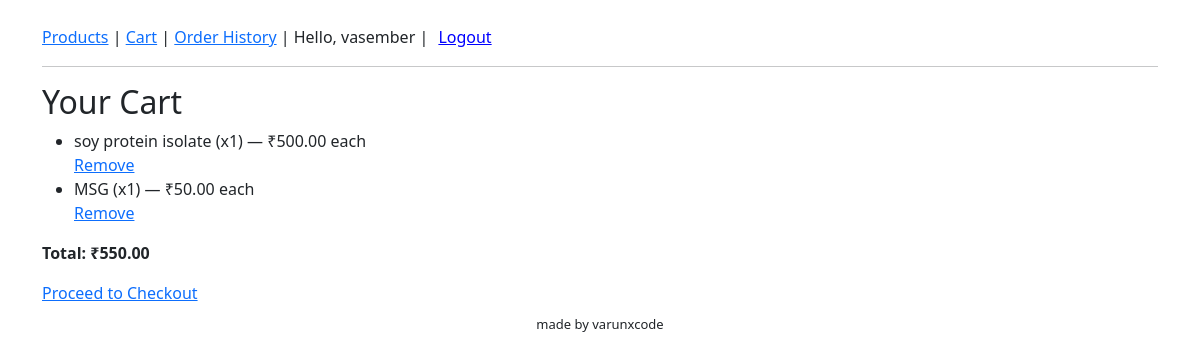
The app's page /cart/ (signed in) with its own data.
### shop/models.py (models this page shows, shortened)
class CartItem(models.Model):
    cart = models.ForeignKey(Cart, on_delete=models.CASCADE)
    product = models.ForeignKey(Product, on_delete=models.CASCADE)
    quantity = models.PositiveIntegerField(default=1)

class Product(models.Model):
    title = models.CharField(max_length=200)
    description = models.TextField()
    price = models.DecimalField(max_digits=10, decimal_places=2)
    category = models.ForeignKey(Category, on_delete=models.CASCADE)
    stock = models.PositiveIntegerField()
    image = models.ImageField(upload_to='product_images/', blank=True, null=True)

### shop/views.py (the view)
# urls.py: path('cart/', cart_detail, name='cart_detail'),
@login_required
def cart_detail(request):
    cart, _ = Cart.objects.get_or_create(user=request.user)
    items = CartItem.objects.filter(cart=cart)
    total = sum(item.product.price * item.quantity for item in items)
    return render(request, 'shop/cart_detail.html', {'cart_items': items, 'total': total})

### shop/templates/shop/cart_detail.html
{% extends "base.html" %}
{% block content %}
<h2>Your Cart</h2>
{% if cart_items %}
<ul>
    {% for item in cart_items %}
    <li>{{ item.product.title }} (x{{ item.quantity }}) — ₹{{ item.product.price }} each</li>
    <a href="{% url 'remove_from_cart' item.product.id %}">Remove</a>
    {% endfor %}
</ul>
<p><strong>Total: ₹{{ total }}</strong></p>
<a href="{% url 'checkout' %}">Proceed to Checkout</a>
{% else %}
<p>Your cart is empty.</p>
{% endif %}
{% endblock %}

### shop/templates/base.html (shortened to what this page needs)
<!DOCTYPE html>
<html>
<head>
    <link rel="stylesheet" href="https://cdn.jsdelivr.net/npm/bootstrap@5.3.2/dist/css/bootstrap.min.css">
</head>
<body>
<div class="container mt-4">
    <nav>
      <a href="{% url 'product_list' %}">Products</a> |
      <a href="{% url 'cart_detail' %}">Cart</a> |
      <a href="{% url 'order_history' %}">Order History</a>
      {% if user.is_authenticated %}
        | Hello, {{ user.username }} |
            <form action="{% url 'logout' %}" method="post" style="display:inline;">
                <button type="submit" style="background:none; border:none; color:blue; text-decoration:underline; cursor:pointer;">Logout</button>
            </form>
      {% else %}
        | <a href="/accounts/login/">Login</a> | <a href="{% url 'register' %}">Register</a>
      {% endif %}
    </nav>
    <hr>
    {% block content %}{% endblock %}
</div>
<footer style="text-align:center; padding:10px; font-size:small;">
      made by varunxcode
</footer>
</body>
</html>

### records on screen
CartItem: product "soy protein isolate", quantity "1", product.price "500.00"
CartItem: product "MSG", quantity "1", product.price "50.00"

### other values on screen
{{ user.username }} "vasember"
{{ total }} "550.00"
